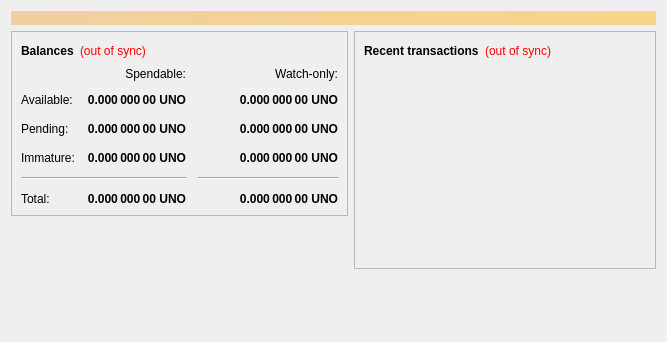
<?xml version="1.0" encoding="UTF-8"?>
<ui version="4.0">
 <class>OverviewPage</class>
 <widget class="QWidget" name="OverviewPage">
  <property name="geometry">
   <rect>
    <x>0</x>
    <y>0</y>
    <width>667</width>
    <height>342</height>
   </rect>
  </property>
  <property name="windowTitle">
   <string>Form</string>
  </property>
  <layout class="QVBoxLayout" name="topLayout">
   <item>
    <widget class="QLabel" name="labelAlerts">
     <property name="visible">
      <bool>false</bool>
     </property>
     <property name="styleSheet">
      <string notr="true">background-color: qlineargradient(x1: 0, y1: 0, x2: 1, y2: 0, stop:0 #F0D0A0, stop:1 #F8D488); color:#000000;</string>
     </property>
     <property name="wordWrap">
      <bool>true</bool>
     </property>
     <property name="margin">
      <number>3</number>
     </property>
    </widget>
   </item>
   <item>
    <layout class="QHBoxLayout" name="horizontalLayout" stretch="1,1">
     <item>
      <layout class="QVBoxLayout" name="verticalLayout_2">
       <item>
        <widget class="QFrame" name="frame">
         <property name="frameShape">
          <enum>QFrame::StyledPanel</enum>
         </property>
         <property name="frameShadow">
          <enum>QFrame::Raised</enum>
         </property>
         <layout class="QVBoxLayout" name="verticalLayout_4">
          <item>
           <layout class="QHBoxLayout" name="horizontalLayout_4">
            <item>
             <widget class="QLabel" name="label_5">
              <property name="font">
               <font>
                <weight>75</weight>
                <bold>true</bold>
               </font>
              </property>
              <property name="text">
               <string>Balances</string>
              </property>
             </widget>
            </item>
            <item>
             <widget class="QLabel" name="labelWalletStatus">
              <property name="cursor">
               <cursorShape>WhatsThisCursor</cursorShape>
              </property>
              <property name="toolTip">
               <string>The displayed information may be out of date. Your wallet automatically synchronizes with the Prototanium network after a connection is established, but this process has not completed yet.</string>
              </property>
              <property name="styleSheet">
               <string notr="true">QLabel { color: red; }</string>
              </property>
              <property name="text">
               <string notr="true">(out of sync)</string>
              </property>
              <property name="alignment">
               <set>Qt::AlignLeading|Qt::AlignLeft|Qt::AlignVCenter</set>
              </property>
             </widget>
            </item>
            <item>
             <spacer name="horizontalSpacer_3">
              <property name="orientation">
               <enum>Qt::Horizontal</enum>
              </property>
              <property name="sizeHint" stdset="0">
               <size>
                <width>40</width>
                <height>20</height>
               </size>
              </property>
             </spacer>
            </item>
           </layout>
          </item>
          <item>
           <layout class="QGridLayout" name="gridLayout">
            <property name="spacing">
             <number>12</number>
            </property>
            <item row="2" column="2">
             <widget class="QLabel" name="labelWatchPending">
              <property name="font">
               <font>
                <weight>75</weight>
                <bold>true</bold>
               </font>
              </property>
              <property name="cursor">
               <cursorShape>IBeamCursor</cursorShape>
              </property>
              <property name="toolTip">
               <string>Unconfirmed transactions to watch-only addresses</string>
              </property>
              <property name="text">
               <string notr="true">0.000 000 00 UNO</string>
              </property>
              <property name="alignment">
               <set>Qt::AlignRight|Qt::AlignTrailing|Qt::AlignVCenter</set>
              </property>
              <property name="textInteractionFlags">
               <set>Qt::LinksAccessibleByMouse|Qt::TextSelectableByKeyboard|Qt::TextSelectableByMouse</set>
              </property>
             </widget>
            </item>
            <item row="2" column="1">
             <widget class="QLabel" name="labelUnconfirmed">
              <property name="font">
               <font>
                <weight>75</weight>
                <bold>true</bold>
               </font>
              </property>
              <property name="cursor">
               <cursorShape>IBeamCursor</cursorShape>
              </property>
              <property name="toolTip">
               <string>Total of transactions that have yet to be confirmed, and do not yet count toward the spendable balance</string>
              </property>
              <property name="text">
               <string notr="true">0.000 000 00 UNO</string>
              </property>
              <property name="alignment">
               <set>Qt::AlignRight|Qt::AlignTrailing|Qt::AlignVCenter</set>
              </property>
              <property name="textInteractionFlags">
               <set>Qt::LinksAccessibleByMouse|Qt::TextSelectableByKeyboard|Qt::TextSelectableByMouse</set>
              </property>
             </widget>
            </item>
            <item row="3" column="2">
             <widget class="QLabel" name="labelWatchImmature">
              <property name="font">
               <font>
                <weight>75</weight>
                <bold>true</bold>
               </font>
              </property>
              <property name="cursor">
               <cursorShape>IBeamCursor</cursorShape>
              </property>
              <property name="toolTip">
               <string>Mined balance in watch-only addresses that has not yet matured</string>
              </property>
              <property name="text">
               <string notr="true">0.000 000 00 UNO</string>
              </property>
              <property name="alignment">
               <set>Qt::AlignRight|Qt::AlignTrailing|Qt::AlignVCenter</set>
              </property>
              <property name="textInteractionFlags">
               <set>Qt::LinksAccessibleByMouse|Qt::TextSelectableByKeyboard|Qt::TextSelectableByMouse</set>
              </property>
             </widget>
            </item>
            <item row="4" column="0" colspan="2">
             <widget class="Line" name="line">
              <property name="orientation">
               <enum>Qt::Horizontal</enum>
              </property>
             </widget>
            </item>
            <item row="4" column="2">
             <widget class="Line" name="lineWatchBalance">
              <property name="sizePolicy">
               <sizepolicy hsizetype="Preferred" vsizetype="Fixed">
                <horstretch>0</horstretch>
                <verstretch>0</verstretch>
               </sizepolicy>
              </property>
              <property name="minimumSize">
               <size>
                <width>140</width>
                <height>0</height>
               </size>
              </property>
              <property name="orientation">
               <enum>Qt::Horizontal</enum>
              </property>
             </widget>
            </item>
            <item row="5" column="0">
             <widget class="QLabel" name="labelTotalText">
              <property name="text">
               <string>Total:</string>
              </property>
             </widget>
            </item>
            <item row="3" column="1">
             <widget class="QLabel" name="labelImmature">
              <property name="font">
               <font>
                <weight>75</weight>
                <bold>true</bold>
               </font>
              </property>
              <property name="cursor">
               <cursorShape>IBeamCursor</cursorShape>
              </property>
              <property name="toolTip">
               <string>Mined balance that has not yet matured</string>
              </property>
              <property name="text">
               <string notr="true">0.000 000 00 UNO</string>
              </property>
              <property name="alignment">
               <set>Qt::AlignRight|Qt::AlignTrailing|Qt::AlignVCenter</set>
              </property>
              <property name="textInteractionFlags">
               <set>Qt::LinksAccessibleByMouse|Qt::TextSelectableByKeyboard|Qt::TextSelectableByMouse</set>
              </property>
             </widget>
            </item>
            <item row="2" column="3">
             <spacer name="horizontalSpacer_2">
              <property name="orientation">
               <enum>Qt::Horizontal</enum>
              </property>
              <property name="sizeHint" stdset="0">
               <size>
                <width>40</width>
                <height>20</height>
               </size>
              </property>
             </spacer>
            </item>
            <item row="3" column="0">
             <widget class="QLabel" name="labelImmatureText">
              <property name="text">
               <string>Immature:</string>
              </property>
             </widget>
            </item>
            <item row="5" column="1">
             <widget class="QLabel" name="labelTotal">
              <property name="font">
               <font>
                <weight>75</weight>
                <bold>true</bold>
               </font>
              </property>
              <property name="cursor">
               <cursorShape>IBeamCursor</cursorShape>
              </property>
              <property name="toolTip">
               <string>Your current total balance</string>
              </property>
              <property name="text">
               <string notr="true">0.000 000 00 UNO</string>
              </property>
              <property name="alignment">
               <set>Qt::AlignRight|Qt::AlignTrailing|Qt::AlignVCenter</set>
              </property>
              <property name="textInteractionFlags">
               <set>Qt::LinksAccessibleByMouse|Qt::TextSelectableByKeyboard|Qt::TextSelectableByMouse</set>
              </property>
             </widget>
            </item>
            <item row="5" column="2">
             <widget class="QLabel" name="labelWatchTotal">
              <property name="font">
               <font>
                <weight>75</weight>
                <bold>true</bold>
               </font>
              </property>
              <property name="cursor">
               <cursorShape>IBeamCursor</cursorShape>
              </property>
              <property name="toolTip">
               <string>Current total balance in watch-only addresses</string>
              </property>
              <property name="text">
               <string notr="true">0.000 000 00 UNO</string>
              </property>
              <property name="alignment">
               <set>Qt::AlignRight|Qt::AlignTrailing|Qt::AlignVCenter</set>
              </property>
              <property name="textInteractionFlags">
               <set>Qt::LinksAccessibleByMouse|Qt::TextSelectableByKeyboard|Qt::TextSelectableByMouse</set>
              </property>
             </widget>
            </item>
            <item row="0" column="2">
             <widget class="QLabel" name="labelWatchonly">
              <property name="text">
               <string>Watch-only:</string>
              </property>
              <property name="alignment">
               <set>Qt::AlignRight|Qt::AlignTrailing|Qt::AlignVCenter</set>
              </property>
             </widget>
            </item>
            <item row="1" column="0">
             <widget class="QLabel" name="labelBalanceText">
              <property name="text">
               <string>Available:</string>
              </property>
             </widget>
            </item>
            <item row="1" column="1">
             <widget class="QLabel" name="labelBalance">
              <property name="font">
               <font>
                <weight>75</weight>
                <bold>true</bold>
               </font>
              </property>
              <property name="cursor">
               <cursorShape>IBeamCursor</cursorShape>
              </property>
              <property name="toolTip">
               <string>Your current spendable balance</string>
              </property>
              <property name="text">
               <string notr="true">0.000 000 00 UNO</string>
              </property>
              <property name="alignment">
               <set>Qt::AlignRight|Qt::AlignTrailing|Qt::AlignVCenter</set>
              </property>
              <property name="textInteractionFlags">
               <set>Qt::LinksAccessibleByMouse|Qt::TextSelectableByKeyboard|Qt::TextSelectableByMouse</set>
              </property>
             </widget>
            </item>
            <item row="1" column="2">
             <widget class="QLabel" name="labelWatchAvailable">
              <property name="font">
               <font>
                <weight>75</weight>
                <bold>true</bold>
               </font>
              </property>
              <property name="cursor">
               <cursorShape>IBeamCursor</cursorShape>
              </property>
              <property name="toolTip">
               <string>Your current balance in watch-only addresses</string>
              </property>
              <property name="text">
               <string notr="true">0.000 000 00 UNO</string>
              </property>
              <property name="alignment">
               <set>Qt::AlignRight|Qt::AlignTrailing|Qt::AlignVCenter</set>
              </property>
              <property name="textInteractionFlags">
               <set>Qt::LinksAccessibleByMouse|Qt::TextSelectableByKeyboard|Qt::TextSelectableByMouse</set>
              </property>
             </widget>
            </item>
            <item row="2" column="0">
             <widget class="QLabel" name="labelPendingText">
              <property name="text">
               <string>Pending:</string>
              </property>
             </widget>
            </item>
            <item row="0" column="1">
             <widget class="QLabel" name="labelSpendable">
              <property name="text">
               <string>Spendable:</string>
              </property>
              <property name="alignment">
               <set>Qt::AlignRight|Qt::AlignTrailing|Qt::AlignVCenter</set>
              </property>
             </widget>
            </item>
           </layout>
          </item>
         </layout>
        </widget>
       </item>
       <item>
        <spacer name="verticalSpacer">
         <property name="orientation">
          <enum>Qt::Vertical</enum>
         </property>
         <property name="sizeHint" stdset="0">
          <size>
           <width>20</width>
           <height>40</height>
          </size>
         </property>
        </spacer>
       </item>
       <item>
        <widget class="QLabel" name="label">
         <property name="text">
          <string/>
         </property>
         <property name="pixmap">
          <pixmap resource="../bitcoin.qrc">:/icons/scope</pixmap>
         </property>
        </widget>
       </item>
      </layout>
     </item>
     <item>
      <layout class="QVBoxLayout" name="verticalLayout_3">
       <item>
        <widget class="QFrame" name="frame_2">
         <property name="frameShape">
          <enum>QFrame::StyledPanel</enum>
         </property>
         <property name="frameShadow">
          <enum>QFrame::Raised</enum>
         </property>
         <layout class="QVBoxLayout" name="verticalLayout">
          <item>
           <layout class="QHBoxLayout" name="horizontalLayout_2">
            <item>
             <widget class="QLabel" name="label_4">
              <property name="font">
               <font>
                <weight>75</weight>
                <bold>true</bold>
               </font>
              </property>
              <property name="text">
               <string>Recent transactions</string>
              </property>
             </widget>
            </item>
            <item>
             <widget class="QLabel" name="labelTransactionsStatus">
              <property name="cursor">
               <cursorShape>WhatsThisCursor</cursorShape>
              </property>
              <property name="toolTip">
               <string>The displayed information may be out of date. Your wallet automatically synchronizes with the Prototanium network after a connection is established, but this process has not completed yet.</string>
              </property>
              <property name="styleSheet">
               <string notr="true">QLabel { color: red; }</string>
              </property>
              <property name="text">
               <string notr="true">(out of sync)</string>
              </property>
              <property name="alignment">
               <set>Qt::AlignRight|Qt::AlignTrailing|Qt::AlignVCenter</set>
              </property>
             </widget>
            </item>
            <item>
             <spacer name="horizontalSpacer">
              <property name="orientation">
               <enum>Qt::Horizontal</enum>
              </property>
              <property name="sizeHint" stdset="0">
               <size>
                <width>40</width>
                <height>20</height>
               </size>
              </property>
             </spacer>
            </item>
           </layout>
          </item>
          <item>
           <widget class="QListView" name="listTransactions">
            <property name="styleSheet">
             <string notr="true">QListView { background: transparent; }</string>
            </property>
            <property name="frameShape">
             <enum>QFrame::NoFrame</enum>
            </property>
            <property name="verticalScrollBarPolicy">
             <enum>Qt::ScrollBarAlwaysOff</enum>
            </property>
            <property name="horizontalScrollBarPolicy">
             <enum>Qt::ScrollBarAlwaysOff</enum>
            </property>
            <property name="selectionMode">
             <enum>QAbstractItemView::NoSelection</enum>
            </property>
           </widget>
          </item>
         </layout>
        </widget>
       </item>
       <item>
        <spacer name="verticalSpacer_2">
         <property name="orientation">
          <enum>Qt::Vertical</enum>
         </property>
         <property name="sizeHint" stdset="0">
          <size>
           <width>20</width>
           <height>40</height>
          </size>
         </property>
        </spacer>
       </item>
      </layout>
     </item>
    </layout>
   </item>
  </layout>
 </widget>
 <resources>
  <include location="../bitcoin.qrc"/>
 </resources>
 <connections/>
</ui>
